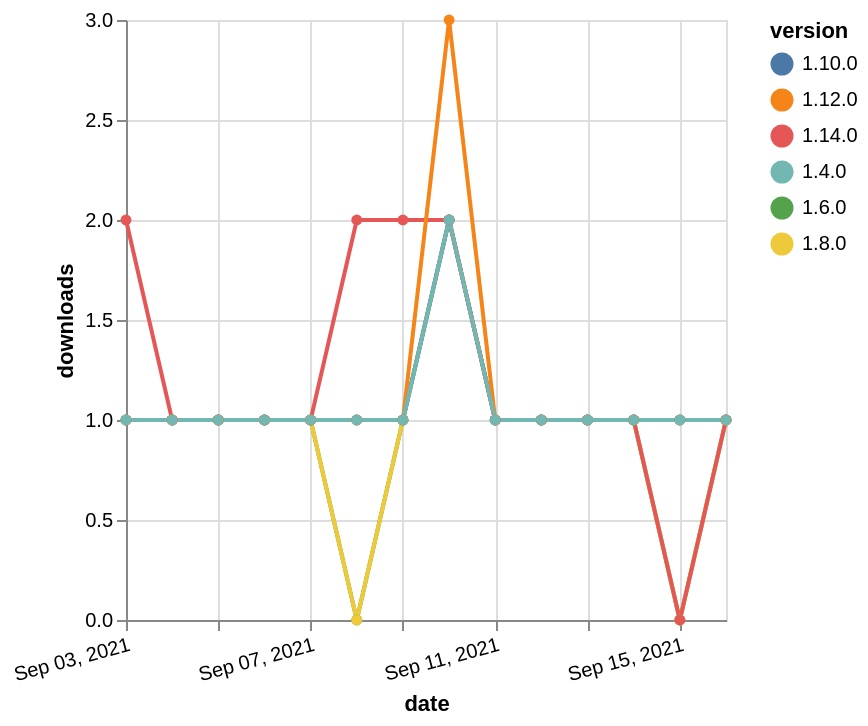

The specification (Vega-Lite) saved for this image:
### Vega-Lite specification from a JSON file in a GitHub repository (floating-point values rounded to 4 significant figures)
{"$schema": "https://vega.github.io/schema/vega-lite/v5.json", "description": "A simple bar chart with embedded data.", "data": {"values": [{"date": "2021-09-03", "total": 202, "delta": 1, "version": "1.6.0"}, {"date": "2021-09-04", "total": 203, "delta": 1, "version": "1.6.0"}, {"date": "2021-09-05", "total": 204, "delta": 1, "version": "1.6.0"}, {"date": "2021-09-06", "total": 205, "delta": 1, "version": "1.6.0"}, {"date": "2021-09-07", "total": 206, "delta": 1, "version": "1.6.0"}, {"date": "2021-09-08", "total": 206, "delta": 0, "version": "1.6.0"}, {"date": "2021-09-09", "total": 207, "delta": 1, "version": "1.6.0"}, {"date": "2021-09-10", "total": 209, "delta": 2, "version": "1.6.0"}, {"date": "2021-09-11", "total": 210, "delta": 1, "version": "1.6.0"}, {"date": "2021-09-12", "total": 211, "delta": 1, "version": "1.6.0"}, {"date": "2021-09-13", "total": 212, "delta": 1, "version": "1.6.0"}, {"date": "2021-09-14", "total": 213, "delta": 1, "version": "1.6.0"}, {"date": "2021-09-15", "total": 213, "delta": 0, "version": "1.6.0"}, {"date": "2021-09-16", "total": 214, "delta": 1, "version": "1.6.0"}, {"date": "2021-09-03", "total": 194, "delta": 1, "version": "1.8.0"}, {"date": "2021-09-04", "total": 195, "delta": 1, "version": "1.8.0"}, {"date": "2021-09-05", "total": 196, "delta": 1, "version": "1.8.0"}, {"date": "2021-09-06", "total": 197, "delta": 1, "version": "1.8.0"}, {"date": "2021-09-07", "total": 198, "delta": 1, "version": "1.8.0"}, {"date": "2021-09-08", "total": 198, "delta": 0, "version": "1.8.0"}, {"date": "2021-09-09", "total": 199, "delta": 1, "version": "1.8.0"}, {"date": "2021-09-10", "total": 201, "delta": 2, "version": "1.8.0"}, {"date": "2021-09-11", "total": 202, "delta": 1, "version": "1.8.0"}, {"date": "2021-09-12", "total": 203, "delta": 1, "version": "1.8.0"}, {"date": "2021-09-13", "total": 204, "delta": 1, "version": "1.8.0"}, {"date": "2021-09-14", "total": 205, "delta": 1, "version": "1.8.0"}, {"date": "2021-09-15", "total": 205, "delta": 0, "version": "1.8.0"}, {"date": "2021-09-16", "total": 206, "delta": 1, "version": "1.8.0"}, {"date": "2021-09-03", "total": 172, "delta": 1, "version": "1.10.0"}, {"date": "2021-09-04", "total": 173, "delta": 1, "version": "1.10.0"}, {"date": "2021-09-05", "total": 174, "delta": 1, "version": "1.10.0"}, {"date": "2021-09-06", "total": 175, "delta": 1, "version": "1.10.0"}, {"date": "2021-09-07", "total": 176, "delta": 1, "version": "1.10.0"}, {"date": "2021-09-08", "total": 177, "delta": 1, "version": "1.10.0"}, {"date": "2021-09-09", "total": 178, "delta": 1, "version": "1.10.0"}, {"date": "2021-09-10", "total": 180, "delta": 2, "version": "1.10.0"}, {"date": "2021-09-11", "total": 181, "delta": 1, "version": "1.10.0"}, {"date": "2021-09-12", "total": 182, "delta": 1, "version": "1.10.0"}, {"date": "2021-09-13", "total": 183, "delta": 1, "version": "1.10.0"}, {"date": "2021-09-14", "total": 184, "delta": 1, "version": "1.10.0"}, {"date": "2021-09-15", "total": 185, "delta": 1, "version": "1.10.0"}, {"date": "2021-09-16", "total": 186, "delta": 1, "version": "1.10.0"}, {"date": "2021-09-03", "total": 124, "delta": 2, "version": "1.14.0"}, {"date": "2021-09-04", "total": 125, "delta": 1, "version": "1.14.0"}, {"date": "2021-09-05", "total": 126, "delta": 1, "version": "1.14.0"}, {"date": "2021-09-06", "total": 127, "delta": 1, "version": "1.14.0"}, {"date": "2021-09-07", "total": 128, "delta": 1, "version": "1.14.0"}, {"date": "2021-09-08", "total": 130, "delta": 2, "version": "1.14.0"}, {"date": "2021-09-09", "total": 132, "delta": 2, "version": "1.14.0"}, {"date": "2021-09-10", "total": 134, "delta": 2, "version": "1.14.0"}, {"date": "2021-09-11", "total": 135, "delta": 1, "version": "1.14.0"}, {"date": "2021-09-12", "total": 136, "delta": 1, "version": "1.14.0"}, {"date": "2021-09-13", "total": 137, "delta": 1, "version": "1.14.0"}, {"date": "2021-09-14", "total": 138, "delta": 1, "version": "1.14.0"}, {"date": "2021-09-15", "total": 138, "delta": 0, "version": "1.14.0"}, {"date": "2021-09-16", "total": 139, "delta": 1, "version": "1.14.0"}, {"date": "2021-09-03", "total": 205, "delta": 1, "version": "1.12.0"}, {"date": "2021-09-04", "total": 206, "delta": 1, "version": "1.12.0"}, {"date": "2021-09-05", "total": 207, "delta": 1, "version": "1.12.0"}, {"date": "2021-09-06", "total": 208, "delta": 1, "version": "1.12.0"}, {"date": "2021-09-07", "total": 209, "delta": 1, "version": "1.12.0"}, {"date": "2021-09-08", "total": 210, "delta": 1, "version": "1.12.0"}, {"date": "2021-09-09", "total": 211, "delta": 1, "version": "1.12.0"}, {"date": "2021-09-10", "total": 214, "delta": 3, "version": "1.12.0"}, {"date": "2021-09-11", "total": 215, "delta": 1, "version": "1.12.0"}, {"date": "2021-09-12", "total": 216, "delta": 1, "version": "1.12.0"}, {"date": "2021-09-13", "total": 217, "delta": 1, "version": "1.12.0"}, {"date": "2021-09-14", "total": 218, "delta": 1, "version": "1.12.0"}, {"date": "2021-09-15", "total": 219, "delta": 1, "version": "1.12.0"}, {"date": "2021-09-16", "total": 220, "delta": 1, "version": "1.12.0"}, {"date": "2021-09-03", "total": 239, "delta": 1, "version": "1.4.0"}, {"date": "2021-09-04", "total": 240, "delta": 1, "version": "1.4.0"}, {"date": "2021-09-05", "total": 241, "delta": 1, "version": "1.4.0"}, {"date": "2021-09-06", "total": 242, "delta": 1, "version": "1.4.0"}, {"date": "2021-09-07", "total": 243, "delta": 1, "version": "1.4.0"}, {"date": "2021-09-08", "total": 244, "delta": 1, "version": "1.4.0"}, {"date": "2021-09-09", "total": 245, "delta": 1, "version": "1.4.0"}, {"date": "2021-09-10", "total": 247, "delta": 2, "version": "1.4.0"}, {"date": "2021-09-11", "total": 248, "delta": 1, "version": "1.4.0"}, {"date": "2021-09-12", "total": 249, "delta": 1, "version": "1.4.0"}, {"date": "2021-09-13", "total": 250, "delta": 1, "version": "1.4.0"}, {"date": "2021-09-14", "total": 251, "delta": 1, "version": "1.4.0"}, {"date": "2021-09-15", "total": 252, "delta": 1, "version": "1.4.0"}, {"date": "2021-09-16", "total": 253, "delta": 1, "version": "1.4.0"}]}, "width": "container", "mark": {"type": "line", "point": {"filled": true}}, "encoding": {"x": {"field": "date", "type": "temporal", "timeUnit": "yearmonthdate", "title": "date", "axis": {"labelAngle": -15}}, "y": {"field": "delta", "type": "quantitative", "title": "downloads"}, "color": {"field": "version", "type": "nominal"}, "tooltip": {"field": "delta"}}}
